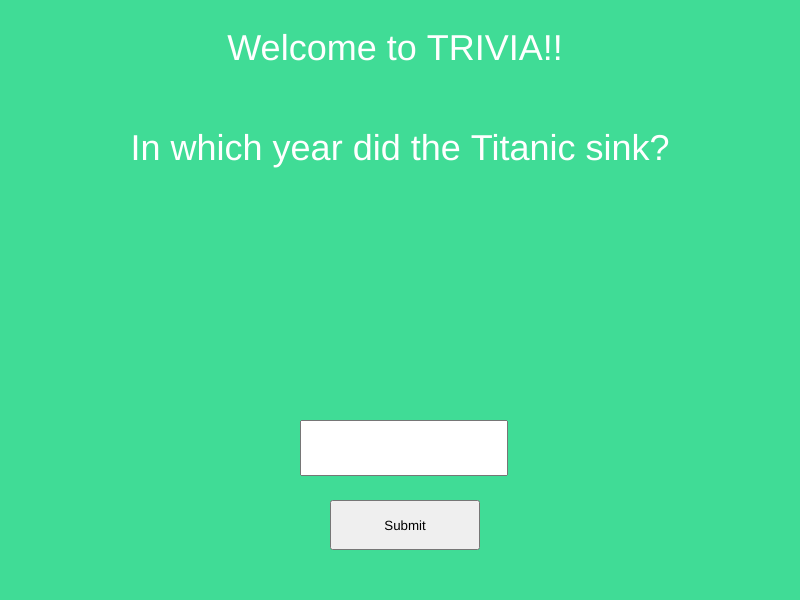
Frame 1 (no input)
Frame 60 (no input): identical to frame 1, image omitted
Frame 120 (the mouse pressed at the canvas centre since frame 60): identical to frame 1, image omitted

The p5.js sketch that drew this single still picture (run headless with seeded random() and noise() and a simulated clock; from frame 60 on, the mouse is pressed at the canvas centre):

// p5.js sketch
// ── sketch.js
let questions = ["What is the name of the largest ocean on Earth?",
"Which planet is known as the Blue Planet?","In which year did the Titanic sink?",
"What year was the very first model of the iPhone released?"]
let answers = ["Pacific Ocean", "Earth", 1945, 2007]
let question_num;
let message_to_user = ""

function setup() {
  createCanvas(800, 600);
  user_answer = createInput();
  user_answer.position(width/2 - 100, 420);
  user_answer.size(200,50);
  let button = createButton('Submit');
  user_answer.style('font-size', '20px');
  button.size(150,50)
  button.position(width/2 - 70, 500);
  button.mousePressed(submitText);
  question_num = floor(random(0,3));
}

function draw() {
  background(64,220,150);
  textSize(36);
  fill(255);
  textAlign(CENTER, CENTER);
  text("Welcome to TRIVIA!! ", width/2, 50);
  text(questions[question_num], width/2, 150);
  text(message_to_user, width/2, 250);
  console.log(questions[question_num]);
}


function submitText() {
  let userText = user_answer.value();
  if (userText == answers[question_num]){
    message_to_user = "This is correct!!"
    question_num = random(0,3);
    text(questions[question_num], width/2, 150);
  }
  else{
    message_to_user = "Incorrect, try again";
  }
}
